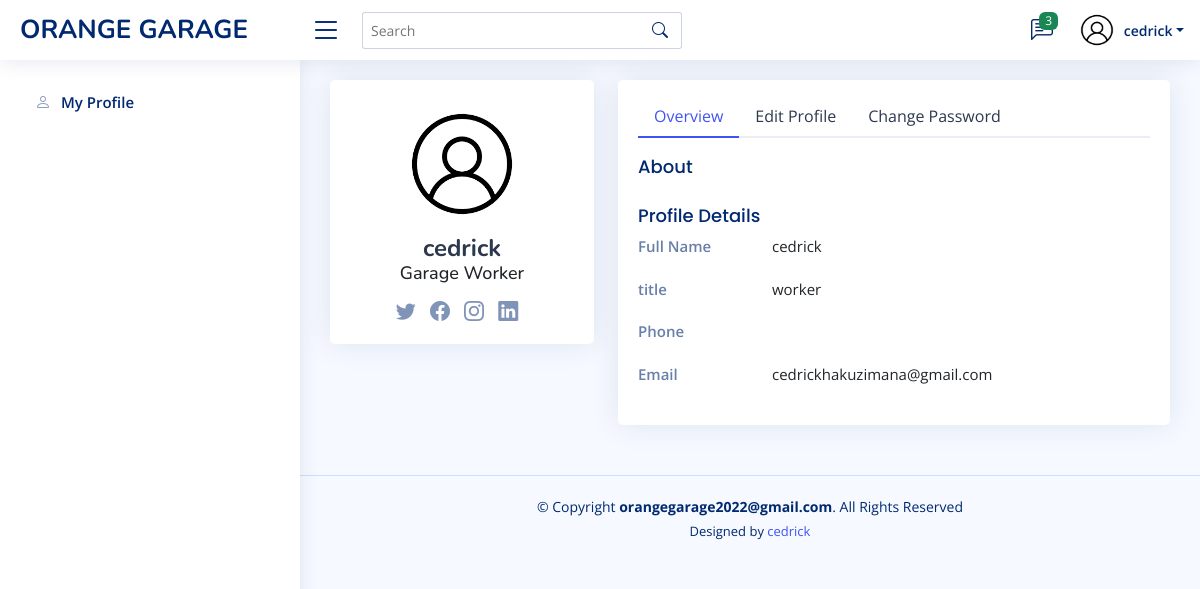
The app's page /workers/users-profile.php (signed in) with its own data.
### tables this page shows
CREATE TABLE `users` (
  `id` int(11) NOT NULL,
  `names` varchar(30) NOT NULL,
  `email` varchar(30) NOT NULL,
  `phone` varchar(30) NOT NULL,
  `image` varchar(200) NOT NULL,
  `about` varchar(150) NOT NULL,
  `role` varchar(30) NOT NULL,
  `password` varchar(30) NOT NULL,
  `active` int(11) NOT NULL
);

### workers/users-profile.php (the view, shortened to what this page needs)
<?php
include('connection.php');
?>
<!DOCTYPE html>
<html lang="en">
<head>
  <link href="assets/vendor/bootstrap/css/bootstrap.min.css" rel="stylesheet">
  <link href="assets/vendor/bootstrap-icons/bootstrap-icons.css" rel="stylesheet">
  <link href="assets/vendor/boxicons/css/boxicons.min.css" rel="stylesheet">
  <link href="assets/vendor/quill/quill.snow.css" rel="stylesheet">
  <link href="assets/vendor/quill/quill.bubble.css" rel="stylesheet">
  <link href="assets/vendor/remixicon/remixicon.css" rel="stylesheet">
  <link href="assets/vendor/simple-datatables/style.css" rel="stylesheet">
  <link href="assets/css/style.css" rel="stylesheet">
</head>
<body>
<?php
  include ("./includes/header.php");
  include ("./includes/menu.php");
  ?>
  <main id="main" class="main">
    <section class="section profile">
      <div class="row">
        <div class="col-xl-4">
          <div class="card">
            <div class="card-body profile-card pt-4 d-flex flex-column align-items-center">
              <img src="./<?php echo $image;?>" alt="Profile" class="rounded-circle">
              <h2><?php echo $names;?></h2>
              <h3>Garage Worker</h3>
              <div class="social-links mt-2">
                <a href="#" class="twitter"><i class="bi bi-twitter"></i></a>
                <a href="#" class="facebook"><i class="bi bi-facebook"></i></a>
                <a href="#" class="instagram"><i class="bi bi-instagram"></i></a>
                <a href="#" class="linkedin"><i class="bi bi-linkedin"></i></a>
              </div>
            </div>
          </div>
        </div>
        <div class="col-xl-8">
          <div class="card">
            <div class="card-body pt-3">
              <ul class="nav nav-tabs nav-tabs-bordered">
                <li class="nav-item">
                  <button class="nav-link active" data-bs-toggle="tab" data-bs-target="#profile-overview">Overview</button>
                </li>
                <li class="nav-item">
                  <button class="nav-link" data-bs-toggle="tab" data-bs-target="#profile-edit">Edit Profile</button>
                </li>
                <li class="nav-item">
                  <button class="nav-link" data-bs-toggle="tab" data-bs-target="#profile-change-password">Change Password</button>
                </li>
              </ul>
              <div class="tab-content pt-2">
                <div class="tab-pane fade show active profile-overview" id="profile-overview">
                  <h5 class="card-title">About</h5>
                  <h5 class="card-title">Profile Details</h5>
                  <div class="row">
                    <div class="col-lg-3 col-md-4 label ">Full Name</div>
                    <div class="col-lg-9 col-md-8"><?php echo $names;?></div>
                  </div>
                  <div class="row">
                    <div class="col-lg-3 col-md-4 label">title</div>
                    <div class="col-lg-9 col-md-8"><?php echo $role;?></div>
                  </div>
                  <div class="row">
                    <div class="col-lg-3 col-md-4 label">Phone</div>
                    <div class="col-lg-9 col-md-8"><?php echo $phone;?></div>
                  </div>
                  <div class="row">
                    <div class="col-lg-3 col-md-4 label">Email</div>
                    <div class="col-lg-9 col-md-8"><?php echo $email;?></div>
                  </div>
                </div>
              </div>
            </div>
          </div>
        </div>
      </div>
    </section>
  </main>
  <?php
  include ("./includes/footer.php");
  ?>
</body>
</html>

### workers/includes/header.php (shortened to what this page needs)
<?php
$userid=$_SESSION['id'];
$ok1 = mysqli_query($connection, "select * from users where id=$userid");
                  while ($row = mysqli_fetch_array($ok1)) {
                    $names = $row["names"];
                    $image = $row["image"];
                    $email = $row["email"];
                    $role = $row["role"];
                }
?>
<header id="header" class="header fixed-top d-flex align-items-center">
  <div class="d-flex align-items-center justify-content-between">
    <a href="" class="logo d-flex align-items-center">
      <span class="d-none d-lg-block">ORANGE GARAGE</span>
    </a>
    <i class="bi bi-list toggle-sidebar-btn"></i>
  </div>
  <div class="search-bar">
    <form class="search-form d-flex align-items-center" method="POST" action="#">
      <input type="text" name="query" placeholder="Search" title="Enter search keyword">
      <button type="submit" title="Search"><i class="bi bi-search"></i></button>
    </form>
  </div>
  <nav class="header-nav ms-auto">
    <ul class="d-flex align-items-center">
      <li class="nav-item dropdown">
        <a class="nav-link nav-icon" href="#" data-bs-toggle="dropdown">
          <i class="bi bi-chat-left-text"></i>
          <span class="badge bg-success badge-number">3</span>
        </a>
      </li>
      <li class="nav-item dropdown pe-3">
        <a class="nav-link nav-profile d-flex align-items-center pe-0" href="#" data-bs-toggle="dropdown">
          <img src="<?php echo $image ?>" alt="Profile" class="rounded-circle" style="height:1cm;width:1cm">
          <span class="d-none d-md-block dropdown-toggle ps-2"><?php echo $names; ?></span>
        </a>
      </li>
    </ul>
  </nav>
</header>

### workers/assets/css/style.css (style rules this page uses)
:root { scroll-behavior: smooth; }
body { font-family: "Open Sans", sans-serif; background: #f6f9ff; color: #444444; }
a { color: #4154f1; text-decoration: none; }
h1, h2, h3, h4, h5, h6 { font-family: "Nunito", sans-serif; }
#main { margin-top: 60px; padding: 20px 30px; transition: all 0.3s; }
.card { margin-bottom: 30px; border: none; border-radius: 5px; box-shadow: 0px 0 30px rgba(1, 41, 112, 0.1); }
.card-title { padding: 10px 0 1px 0; font-size: 18px; font-weight: 500; font-family: "Poppins", sans-serif; }
.card-body { padding: 0 20px 20px 20px; }
.nav-tabs-bordered { border-bottom: 2px solid #ebeef4; }
.nav-tabs-bordered .nav-link { margin-bottom: -2px; border: none; color: #2c384e; }
.nav-tabs-bordered .nav-link.active { background-color: #fff; color: #4154f1; border-bottom: 2px solid #4154f1; }
.logo { line-height: 1; }
@media (min-width: 1200px) { .logo { width: 280px; } }
.logo span { font-size: 26px; font-weight: 700; color: #012970; font-family: "Nunito", sans-serif; }
.header { transition: all 0.5s; z-index: 997; height: 60px; box-shadow: 0px 2px 20px rgba(1, 41, 112, 0.1); background-color: #fff; padding-left: 20px; }
.header .toggle-sidebar-btn { font-size: 32px; padding-left: 10px; cursor: pointer; color: #012970; }
.header .search-bar { min-width: 360px; padding: 0 20px; }
.header .search-form { width: 100%; }
.header .search-form input { border: 0; font-size: 14px; color: #012970; border: 1px solid rgba(1, 41, 112, 0.2); padding: 7px 38px 7px 8px; border-radius: 3px; transition: 0.3s; width: 100%; }
.header .search-form button { border: 0; padding: 0; margin-left: -30px; background: none; }
.header .search-form button i { color: #012970; }
.header-nav ul { list-style: none; }
.header-nav>ul { margin: 0; padding: 0; }
.header-nav .nav-icon { font-size: 22px; color: #012970; margin-right: 25px; position: relative; }
.header-nav .nav-profile { color: #012970; }
.header-nav .nav-profile img { max-height: 36px; }
.header-nav .nav-profile span { font-size: 14px; font-weight: 600; }
.header-nav .badge-number { position: absolute; inset: -2px -5px auto auto; font-weight: normal; font-size: 12px; padding: 3px 6px; }
@media (min-width: 1200px) { #main, #footer { margin-left: 300px; } }
.profile .profile-card img { max-width: 120px; }
.profile .profile-card h2 { font-size: 24px; font-weight: 700; color: #2c384e; margin: 10px 0 0 0; }
.profile .profile-card h3 { font-size: 18px; }
.profile .profile-card .social-links a { font-size: 20px; display: inline-block; color: rgba(1, 41, 112, 0.5); line-height: 0; margin-right: 10px; transition: 0.3s; }
.profile .profile-overview .row { margin-bottom: 20px; font-size: 15px; }
.profile .profile-overview .card-title { color: #012970; }
.profile .profile-overview .label { font-weight: 600; color: rgba(1, 41, 112, 0.6); }

### records on screen
users: image (picture), names "cedrick", role "worker", email "cedrickhakuzimana@gmail.com"
